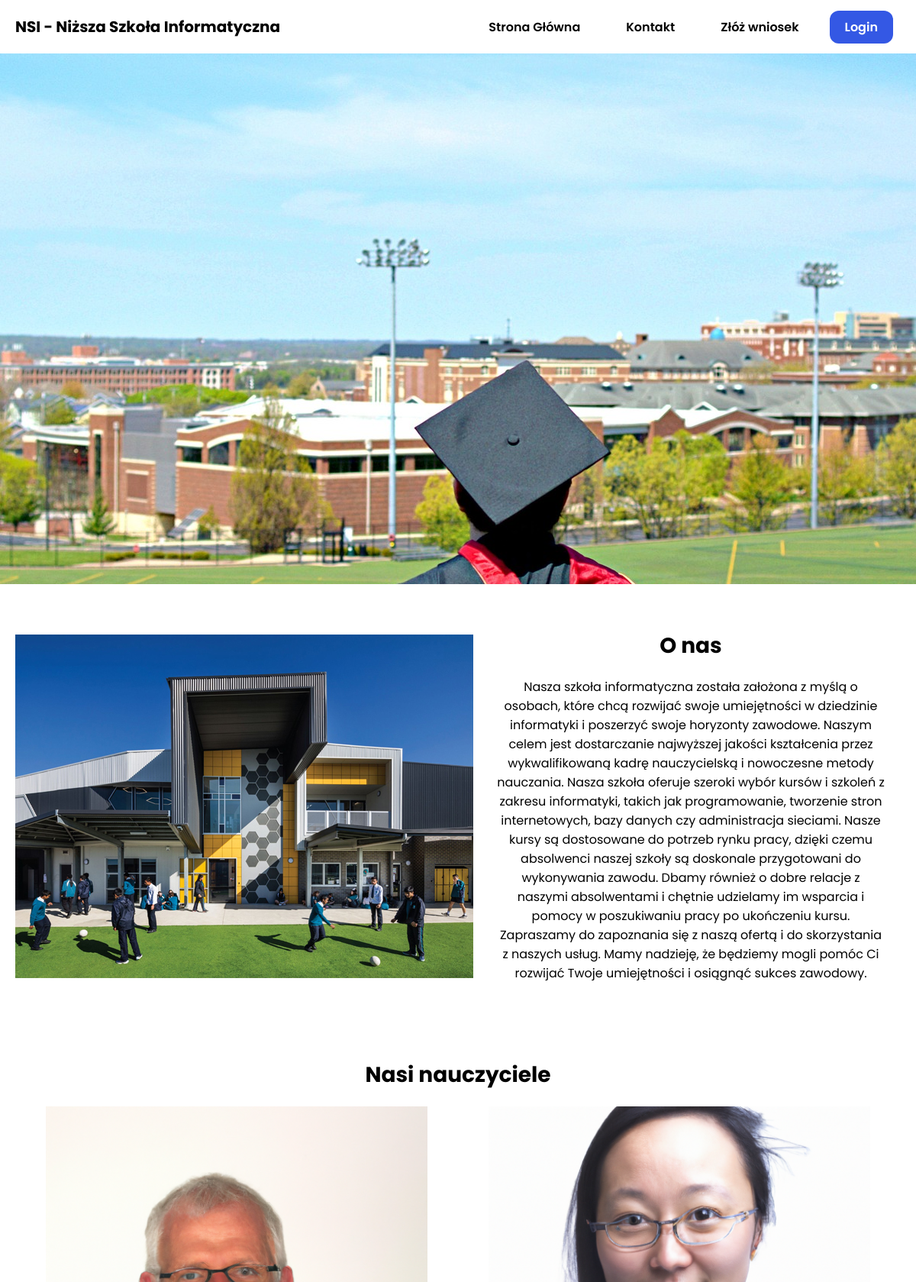
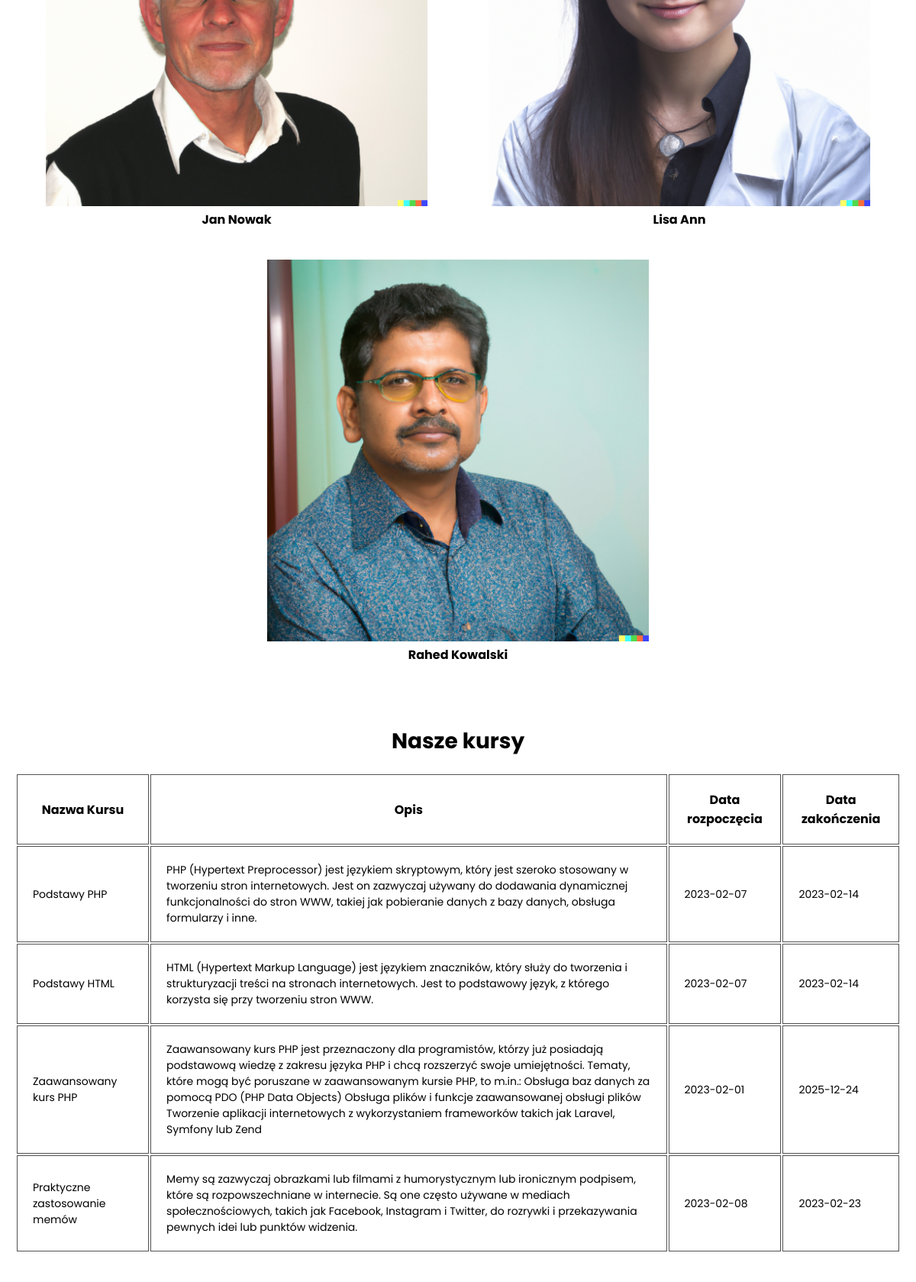
The page / (upper part) on the database its author committed (2 pictures, top to bottom).
### tables this page shows
CREATE TABLE `course` (
  `id` int(20) NOT NULL,
  `name` varchar(50) NOT NULL,
  `description` varchar(1000) NOT NULL,
  `start` date NOT NULL,
  `end` date NOT NULL,
  `link` varchar(500) NOT NULL
);

### index.php (the view, shortened to what this page needs)
<?php
    $host = "localhost";
    $user = "root";
    $password = "";
    $db = "school";
    $data = mysqli_connect($host, $user, $password, $db);
    $sql="SELECT * FROM course";
    $result=mysqli_query($data,$sql);
?>
<!DOCTYPE html>
<html lang="pl">
<head>
    <link rel="stylesheet" href="css/index.css">
</head>
<body>
    <div class="home">
        <div class="navbar">
            <a class="logo">NSI - Niższa Szkoła Informatyczna</a>
            <nav>
                <ul class="menu-links">
                    <li><a href="index.php">Strona Główna</a></li>
                    <li><a href="php/contact.php">Kontakt</a></li>
                    <li><a href="javascript: document.body.scrollIntoView(false);">Złóż wniosek</a></li>
                    <li><a class="menu-button" href="php/signin.php">Login</a></li>
                </ul>
            </nav>
        </div>
        <div class="header"></div>
        <div class="about-us">
            <img src="img/school2.jpg" alt="">
            <div>
                <h2>O nas</h2>
                <p>Nasza szkoła informatyczna została założona z myślą o osobach, które chcą rozwijać swoje umiejętności
                    w dziedzinie informatyki i poszerzyć swoje horyzonty zawodowe. Naszym celem jest dostarczanie
                    najwyższej jakości kształcenia przez wykwalifikowaną kadrę nauczycielską i nowoczesne metody
                    nauczania.
                    Nasza szkoła oferuje szeroki wybór kursów i szkoleń z zakresu informatyki, takich jak programowanie,
                    tworzenie stron internetowych, bazy danych czy administracja sieciami. Nasze kursy są dostosowane do
                    potrzeb rynku pracy, dzięki czemu absolwenci naszej szkoły są doskonale przygotowani do wykonywania
                    zawodu.
                    Dbamy również o dobre relacje z naszymi absolwentami i chętnie udzielamy im wsparcia i pomocy w
                    poszukiwaniu pracy po ukończeniu kursu.
                    Zapraszamy do zapoznania się z naszą ofertą i do skorzystania z naszych usług. Mamy nadzieję, że
                    będziemy mogli pomóc Ci rozwijać Twoje umiejętności i osiągnąć sukces zawodowy.</p>
            </div>
        </div>
        <div class="our-teachers">
            <h2>
                Nasi nauczyciele
            </h2>
            <div class="teachers">
                <div>
                    <img src="img/jannowak.png" alt="">
                    <h3>Jan Nowak</h3>
                </div>
                <div>
                    <img src="img/lisaann.png" alt="">
                    <h3>Lisa Ann</h3>
                </div>
                <div>
                    <img src="img/rahedkowalski.png" alt="">
                    <h3>Rahed Kowalski</h3>
                </div>
            </div>
        </div>
        <div class="our-courses">
            <h2>
                Nasze kursy
            </h2>
            <table>
                <tr>
                    <th>Nazwa Kursu</th>
                    <th>Opis</th>
                    <th>Data rozpoczęcia</th>
                    <th>Data zakończenia</th>
                </tr>
                <?php
            while($info=$result->fetch_assoc())
            {
            ?>
                <tr>
                    <td>
                        <?php echo "{$info['name']}"; ?>
                    </td>
                    <td>
                        <?php echo "{$info['description']}"; ?>
                    </td>
                    <td>
                        <?php echo "{$info['start']}"; ?>
                    </td>
                    <td>
                        <?php echo "{$info['end']}"; ?>
                    </td>
                </tr>
                <?php
                }
            ?>
            </table>
        </div>
    </div>
</body>
</html>

### css/index.css (style rules this page uses)
* { -webkit-box-sizing: border-box; box-sizing: border-box; text-decoration: none; list-style: none; margin: 0; padding: 0; font-size: 10px; font-family: "Poppins", sans-serif; }
.home { max-width: 100vw; overflow: hidden; }
.home .navbar { display: -webkit-box; display: -ms-flexbox; display: flex; -webkit-box-pack: justify; -ms-flex-pack: justify; justify-content: space-between; -webkit-box-align: center; -ms-flex-align: center; align-items: center; padding: 2rem; }
.home .navbar .logo { font-size: 2rem; font-weight: 700; }
.home .navbar nav .menu-links { display: none; }
.home .header { width: 100vw; max-width: 100vw; height: 100vh; max-height: calc(100vh - 105px); background-image: url("../img/header.jpg"); background-repeat: no-repeat; background-position: center; overflow: hidden; }
.home .about-us img { display: none; }
.home .about-us h2 { text-align: center; font-size: 2rem; padding: 2rem 2rem 0 2rem; }
.home .about-us p { padding: 2rem; font-size: 1.6rem; text-align: center; max-width: 700px; margin: 0 auto; }
.home .our-teachers { padding: 2rem 0; }
.home .our-teachers h2 { text-align: center; font-size: 2rem; padding: 2rem 2rem 0 2rem; }
.home .our-teachers .teachers { display: -webkit-box; display: -ms-flexbox; display: flex; -ms-flex-wrap: wrap; flex-wrap: wrap; -webkit-box-pack: center; -ms-flex-pack: center; justify-content: center; }
.home .our-teachers .teachers div { margin: 2rem; }
.home .our-teachers .teachers div img { width: 90vw; max-width: 500px; }
.home .our-teachers .teachers div h3 { font-size: 1.6rem; text-align: center; }
.home .our-courses { padding: 2rem 0; display: -webkit-box; display: -ms-flexbox; display: flex; -webkit-box-orient: vertical; -webkit-box-direction: normal; -ms-flex-direction: column; flex-direction: column; -webkit-box-align: center; -ms-flex-align: center; align-items: center; overflow-x: auto; }
.home .our-courses h2 { text-align: center; font-size: 2rem; padding: 2rem 2rem 0 2rem; }
.home .our-courses table { padding: 2rem; }
.home .our-courses table tr th { border: 1px solid #525252; padding: 2rem; font-size: 1.6rem; }
.home .our-courses table tr td { border: 1px solid #525252; padding: 2rem; font-size: 1.4rem; }
@media all and (min-width: 1024px) { .home .navbar nav .menu-links { display: -webkit-box; display: -ms-flexbox; display: flex; -webkit-box-align: center; -ms-flex-align: center; align-items: center; } }
@media all and (min-width: 1024px) { .home .navbar nav .menu-links li a { font-size: 1.6rem; padding: 1rem 2rem; color: #000; font-weight: 600; margin: 0 1rem; } }
@media all and (min-width: 1024px) { .home .navbar nav .menu-links li a.menu-button { background-color: #3458e4; border-radius: 12px; color: #fff; -webkit-transition: 0.2s; transition: 0.2s; } }
@media all and (min-width: 1024px) { .home .about-us { display: -webkit-box; display: -ms-flexbox; display: flex; -webkit-box-pack: space-evenly; -ms-flex-pack: space-evenly; justify-content: space-evenly; -webkit-box-align: center; -ms-flex-align: center; align-items: center; padding: 4rem 2rem; } }
@media all and (min-width: 1024px) { .home .about-us h2 { font-size: 2.8rem; } }
@media all and (min-width: 1024px) { .home .about-us img { display: block; margin-right: 1rem; } }
@media all and (min-width: 1024px) { .home .our-teachers h2 { font-size: 2.8rem; } }
@media all and (min-width: 1024px) { .home .our-teachers .teachers { display: -webkit-box; display: -ms-flexbox; display: flex; -ms-flex-wrap: wrap; flex-wrap: wrap; -webkit-box-pack: space-evenly; -ms-flex-pack: space-evenly; justify-content: space-evenly; max-width: 100vw; } }
@media all and (min-width: 1024px) { .home .our-courses h2 { font-size: 2.8rem; } }

### rows shown on the page
course: name "Podstawy PHP", description "PHP (Hypertext Preprocessor) jest językiem skryptowym, który jest szeroko stosowany w tworzeniu stron internetowych. Jest on zazwyczaj używany do dodawania dynamicznej funkcjonalności do stron WWW, takiej jak pobieranie danych z bazy danych, obsługa formularzy i inne.", start "2023-02-07", end "2023-02-14"
course: name "Podstawy HTML", description "HTML (Hypertext Markup Language) jest językiem znaczników, który służy do tworzenia i strukturyzacji treści na stronach internetowych. Jest to podstawowy język, z którego korzysta się przy tworzeniu stron WWW.", start "2023-02-07", end "2023-02-14"
course: name "Zaawansowany kurs PHP", description "Zaawansowany kurs PHP jest przeznaczony dla programistów, którzy już posiadają podstawową wiedzę z zakresu języka PHP i chcą rozszerzyć swoje umiejętności. Tematy, które mogą być poruszane w zaawansowanym kursie PHP, to m.in.: Obsługa baz danych za pomocą PDO (PHP Data Objects) Obsługa plików i funkcje zaawansowanej obsługi plików Tworzenie aplikacji internetowych z wykorzystaniem frameworków takich jak Laravel, Symfony lub Zend", start "2023-02-01", end "2025-12-24"
course: name "Praktyczne zastosowanie memów", description "Memy są zazwyczaj obrazkami lub filmami z humorystycznym lub ironicznym podpisem, które są rozpowszechniane w internecie. Są one często używane w mediach społecznościowych, takich jak Facebook, Instagram i Twitter, do rozrywki i przekazywania pewnych idei lub punktów widzenia.", start "2023-02-08", end "2023-02-23"
